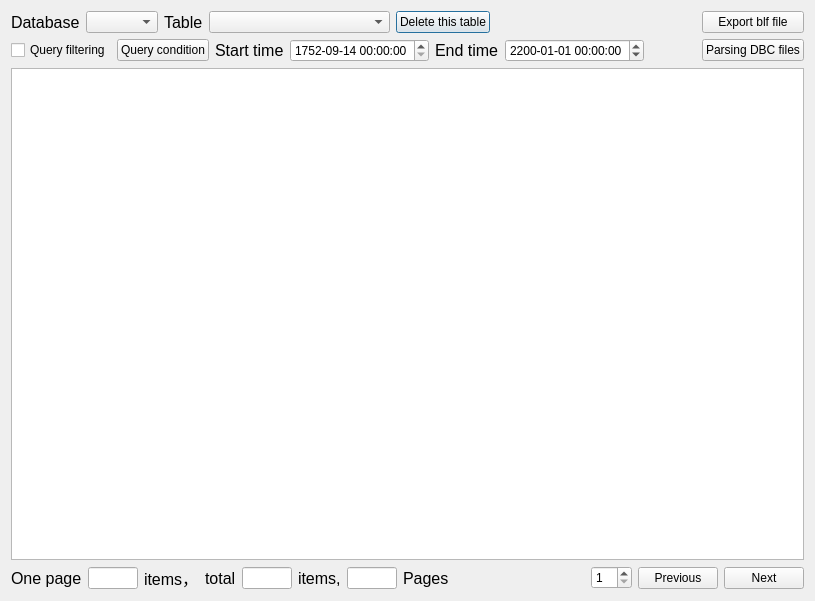
<?xml version="1.0" encoding="UTF-8"?>
<ui version="4.0">
 <class>Dialog_querySniffDB</class>
 <widget class="QDialog" name="Dialog_querySniffDB">
  <property name="windowModality">
   <enum>Qt::WindowModal</enum>
  </property>
  <property name="enabled">
   <bool>true</bool>
  </property>
  <property name="geometry">
   <rect>
    <x>0</x>
    <y>0</y>
    <width>815</width>
    <height>601</height>
   </rect>
  </property>
  <property name="windowTitle">
   <string>Data query</string>
  </property>
  <property name="windowIcon">
   <iconset resource="../../resource.qrc">
    <normaloff>:/icons/dataQuery.svg</normaloff>:/icons/dataQuery.svg</iconset>
  </property>
  <property name="sizeGripEnabled">
   <bool>false</bool>
  </property>
  <property name="modal">
   <bool>false</bool>
  </property>
  <layout class="QGridLayout" name="gridLayout">
   <item row="0" column="0">
    <layout class="QHBoxLayout" name="horizontalLayout_8">
     <item>
      <layout class="QVBoxLayout" name="verticalLayout">
       <item>
        <layout class="QHBoxLayout" name="horizontalLayout_6">
         <item>
          <layout class="QHBoxLayout" name="horizontalLayout_4"/>
         </item>
         <item>
          <layout class="QHBoxLayout" name="horizontalLayout_12">
           <item>
            <widget class="QLabel" name="label_10">
             <property name="font">
              <font>
               <pointsize>12</pointsize>
              </font>
             </property>
             <property name="text">
              <string>Database</string>
             </property>
            </widget>
           </item>
           <item>
            <widget class="QComboBox" name="comboBox_swSqlLib"/>
           </item>
          </layout>
         </item>
         <item>
          <widget class="QLabel" name="label_4">
           <property name="font">
            <font>
             <pointsize>12</pointsize>
            </font>
           </property>
           <property name="text">
            <string>Table</string>
           </property>
          </widget>
         </item>
         <item>
          <widget class="QComboBox" name="comboBox_swtable">
           <property name="sizePolicy">
            <sizepolicy hsizetype="Expanding" vsizetype="Fixed">
             <horstretch>0</horstretch>
             <verstretch>0</verstretch>
            </sizepolicy>
           </property>
          </widget>
         </item>
         <item>
          <widget class="QPushButton" name="pushButton_deleteTable">
           <property name="text">
            <string>Delete this table</string>
           </property>
          </widget>
         </item>
         <item>
          <spacer name="horizontalSpacer">
           <property name="orientation">
            <enum>Qt::Horizontal</enum>
           </property>
           <property name="sizeHint" stdset="0">
            <size>
             <width>40</width>
             <height>20</height>
            </size>
           </property>
          </spacer>
         </item>
        </layout>
       </item>
       <item>
        <layout class="QHBoxLayout" name="horizontalLayout_5">
         <item>
          <layout class="QHBoxLayout" name="horizontalLayout">
           <item>
            <widget class="QCheckBox" name="checkBox_enableFilter">
             <property name="text">
              <string>Query filtering</string>
             </property>
            </widget>
           </item>
           <item>
            <widget class="QPushButton" name="pushButton_setQuerycondition">
             <property name="text">
              <string>Query condition</string>
             </property>
            </widget>
           </item>
           <item>
            <widget class="QLabel" name="label_startTime">
             <property name="font">
              <font>
               <pointsize>12</pointsize>
              </font>
             </property>
             <property name="text">
              <string>Start time</string>
             </property>
            </widget>
           </item>
           <item>
            <widget class="QDateTimeEdit" name="dateTimeEdit_start">
             <property name="dateTime">
              <datetime>
               <hour>0</hour>
               <minute>0</minute>
               <second>0</second>
               <year>1752</year>
               <month>9</month>
               <day>14</day>
              </datetime>
             </property>
             <property name="displayFormat">
              <string>yyyy-MM-dd HH:mm:ss</string>
             </property>
            </widget>
           </item>
          </layout>
         </item>
         <item>
          <layout class="QHBoxLayout" name="horizontalLayout_3">
           <item>
            <widget class="QLabel" name="label_endTime">
             <property name="font">
              <font>
               <pointsize>12</pointsize>
              </font>
             </property>
             <property name="text">
              <string>End time</string>
             </property>
            </widget>
           </item>
           <item>
            <widget class="QDateTimeEdit" name="dateTimeEdit_end">
             <property name="dateTime">
              <datetime>
               <hour>0</hour>
               <minute>0</minute>
               <second>0</second>
               <year>2200</year>
               <month>1</month>
               <day>1</day>
              </datetime>
             </property>
             <property name="displayFormat">
              <string>yyyy-MM-dd HH:mm:ss</string>
             </property>
            </widget>
           </item>
           <item>
            <spacer name="horizontalSpacer_5">
             <property name="orientation">
              <enum>Qt::Horizontal</enum>
             </property>
             <property name="sizeHint" stdset="0">
              <size>
               <width>40</width>
               <height>20</height>
              </size>
             </property>
            </spacer>
           </item>
          </layout>
         </item>
        </layout>
       </item>
      </layout>
     </item>
     <item>
      <spacer name="horizontalSpacer_3">
       <property name="orientation">
        <enum>Qt::Horizontal</enum>
       </property>
       <property name="sizeHint" stdset="0">
        <size>
         <width>40</width>
         <height>20</height>
        </size>
       </property>
      </spacer>
     </item>
     <item>
      <layout class="QVBoxLayout" name="verticalLayout_2">
       <item>
        <widget class="QPushButton" name="pushButton_outputcsv">
         <property name="text">
          <string>Export blf file</string>
         </property>
        </widget>
       </item>
       <item>
        <widget class="QPushButton" name="pushButton_dbcDecode">
         <property name="text">
          <string>Parsing DBC files</string>
         </property>
        </widget>
       </item>
      </layout>
     </item>
    </layout>
   </item>
   <item row="1" column="0">
    <widget class="QTableView" name="tableView_sniffdb"/>
   </item>
   <item row="2" column="0">
    <layout class="QHBoxLayout" name="horizontalLayout_10">
     <item>
      <layout class="QHBoxLayout" name="horizontalLayout_9">
       <item>
        <layout class="QHBoxLayout" name="horizontalLayout_11">
         <item>
          <layout class="QHBoxLayout" name="horizontalLayout_2">
           <item>
            <widget class="QLabel" name="label_8">
             <property name="sizePolicy">
              <sizepolicy hsizetype="Fixed" vsizetype="Preferred">
               <horstretch>0</horstretch>
               <verstretch>0</verstretch>
              </sizepolicy>
             </property>
             <property name="font">
              <font>
               <pointsize>12</pointsize>
              </font>
             </property>
             <property name="text">
              <string>One page</string>
             </property>
            </widget>
           </item>
           <item>
            <widget class="QLineEdit" name="lineEdit_linesofpage">
             <property name="maximumSize">
              <size>
               <width>50</width>
               <height>16777215</height>
              </size>
             </property>
             <property name="readOnly">
              <bool>true</bool>
             </property>
            </widget>
           </item>
           <item>
            <widget class="QLabel" name="label_9">
             <property name="sizePolicy">
              <sizepolicy hsizetype="Fixed" vsizetype="Preferred">
               <horstretch>0</horstretch>
               <verstretch>0</verstretch>
              </sizepolicy>
             </property>
             <property name="font">
              <font>
               <pointsize>12</pointsize>
              </font>
             </property>
             <property name="text">
              <string>items，</string>
             </property>
            </widget>
           </item>
          </layout>
         </item>
         <item>
          <widget class="QLabel" name="label_5">
           <property name="sizePolicy">
            <sizepolicy hsizetype="Fixed" vsizetype="Preferred">
             <horstretch>0</horstretch>
             <verstretch>0</verstretch>
            </sizepolicy>
           </property>
           <property name="font">
            <font>
             <pointsize>12</pointsize>
            </font>
           </property>
           <property name="text">
            <string>total</string>
           </property>
          </widget>
         </item>
         <item>
          <widget class="QLineEdit" name="lineEdit_totalLine">
           <property name="maximumSize">
            <size>
             <width>50</width>
             <height>16777215</height>
            </size>
           </property>
           <property name="readOnly">
            <bool>true</bool>
           </property>
          </widget>
         </item>
         <item>
          <widget class="QLabel" name="label_6">
           <property name="sizePolicy">
            <sizepolicy hsizetype="Fixed" vsizetype="Preferred">
             <horstretch>0</horstretch>
             <verstretch>0</verstretch>
            </sizepolicy>
           </property>
           <property name="font">
            <font>
             <pointsize>12</pointsize>
            </font>
           </property>
           <property name="text">
            <string>items,</string>
           </property>
          </widget>
         </item>
         <item>
          <widget class="QLineEdit" name="lineEdit_allPages">
           <property name="maximumSize">
            <size>
             <width>50</width>
             <height>16777215</height>
            </size>
           </property>
           <property name="readOnly">
            <bool>true</bool>
           </property>
          </widget>
         </item>
         <item>
          <widget class="QLabel" name="label_7">
           <property name="font">
            <font>
             <pointsize>12</pointsize>
            </font>
           </property>
           <property name="text">
            <string>Pages</string>
           </property>
          </widget>
         </item>
        </layout>
       </item>
       <item>
        <spacer name="horizontalSpacer_4">
         <property name="orientation">
          <enum>Qt::Horizontal</enum>
         </property>
         <property name="sizeHint" stdset="0">
          <size>
           <width>40</width>
           <height>20</height>
          </size>
         </property>
        </spacer>
       </item>
      </layout>
     </item>
     <item>
      <layout class="QHBoxLayout" name="horizontalLayout_7">
       <item>
        <spacer name="horizontalSpacer_2">
         <property name="orientation">
          <enum>Qt::Horizontal</enum>
         </property>
         <property name="sizeHint" stdset="0">
          <size>
           <width>40</width>
           <height>20</height>
          </size>
         </property>
        </spacer>
       </item>
       <item>
        <widget class="QSpinBox" name="spinBox_page">
         <property name="minimum">
          <number>1</number>
         </property>
        </widget>
       </item>
       <item>
        <widget class="QPushButton" name="pushButton_prvePage">
         <property name="text">
          <string>Previous</string>
         </property>
        </widget>
       </item>
       <item>
        <widget class="QPushButton" name="pushButton_nextPage">
         <property name="text">
          <string>Next</string>
         </property>
        </widget>
       </item>
      </layout>
     </item>
    </layout>
   </item>
  </layout>
 </widget>
 <resources>
  <include location="../../resource.qrc"/>
 </resources>
 <connections/>
</ui>
